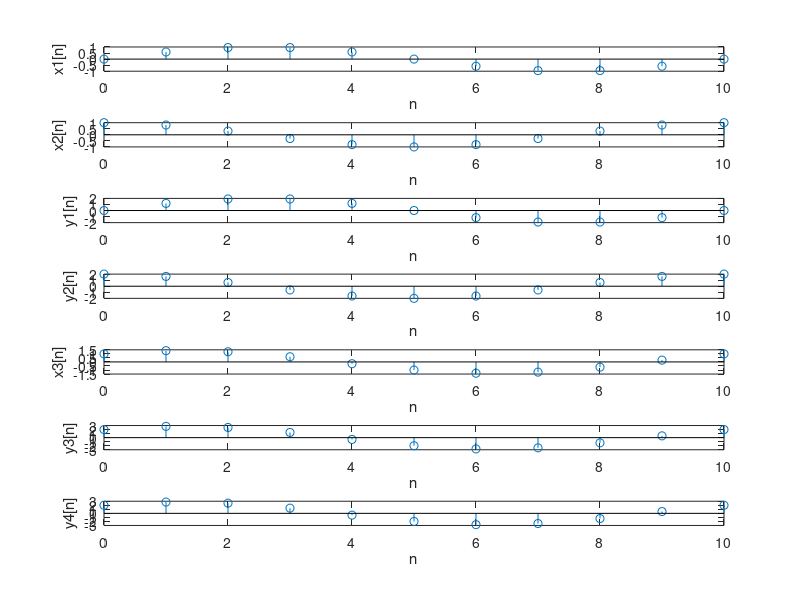

Write MATLAB code to recreate this figure.
k=10
n=[0:k]
x1=sin( (2*pi /10 ) * n )
x2=cos( (2*pi /10 ) * n )
%constants
a=1
b=1
y1=2*x1
y2=2*x2
%y1 and y2 are outputs
x3= a*x1 + b*x2
y3= 2*x3
y4=y3
if(y4 == (a*y1 + b*y2))
    disp('linear')
else
    disp('not linear')
end

subplot(7,1,1)
stem(n,x1)
xlabel('n')
ylabel('x1[n]')

subplot(7,1,2)
stem(n,x2)
xlabel('n')
ylabel('x2[n]')

subplot(7,1,3)
stem(n,y1)
xlabel('n')
ylabel('y1[n]')

subplot(7,1,4)
stem(n,y2)
xlabel('n')
ylabel('y2[n]')

subplot(7,1,5)
stem(n,x3)
xlabel('n')
ylabel('x3[n]')

subplot(7,1,6)
stem(n,y3)
xlabel('n')
ylabel('y3[n]')

subplot(7,1,7)
stem(n,y4)
xlabel('n')
ylabel('y4[n]')